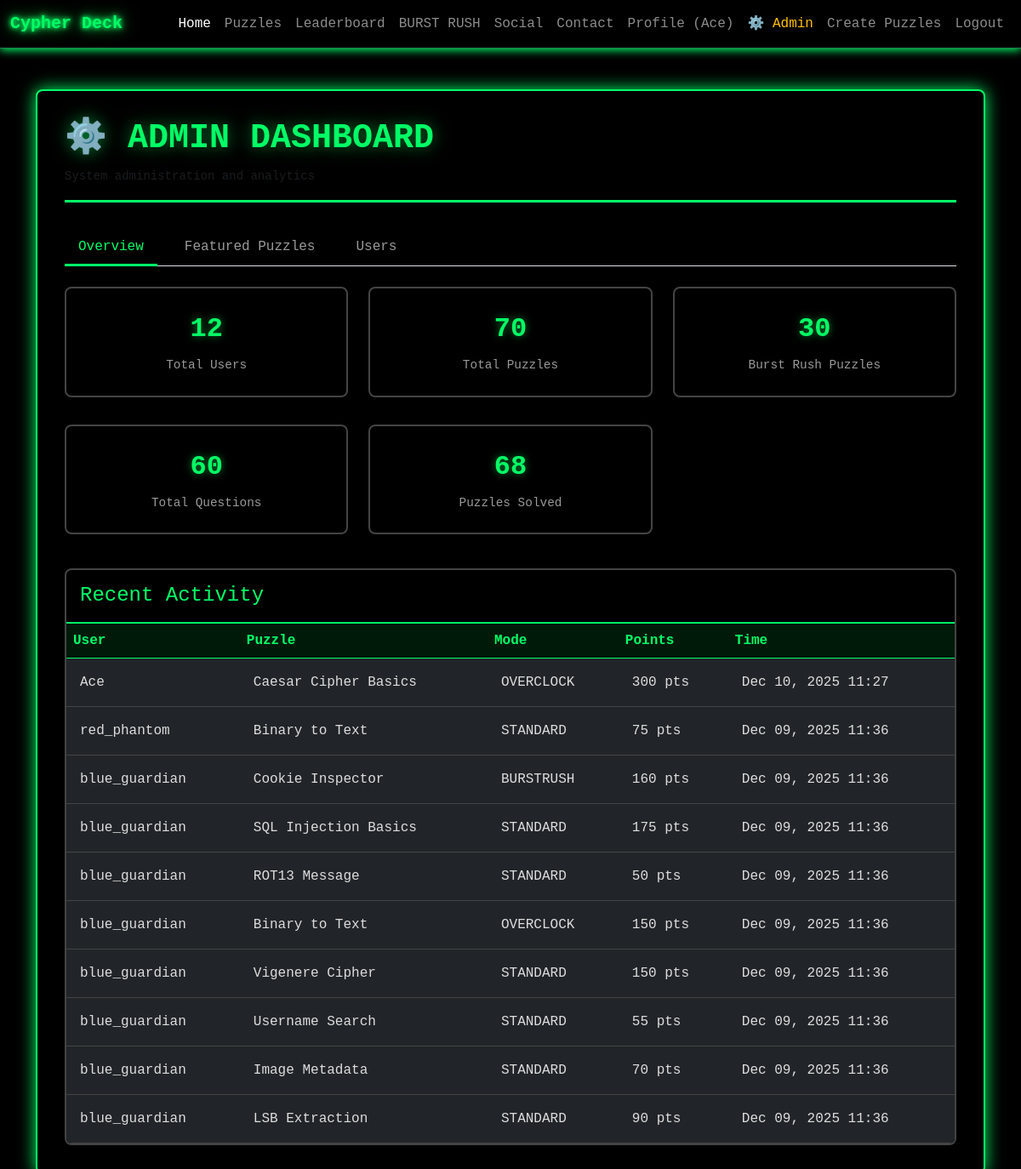
The app's page /cypherdeck-main1/pages/auth/admin.php (signed in) with its own data.
### tables this page shows
CREATE TABLE `SolvedPuzzles` (
  `id` int NOT NULL,
  `user_id` int UNSIGNED NOT NULL,
  `puzzle_id` int NOT NULL,
  `solved_at` timestamp NULL DEFAULT CURRENT_TIMESTAMP,
  `mode` enum('standard','overclock','burstrush') DEFAULT 'standard',
  `difficulty` varchar(20) DEFAULT NULL,
  `points_earned` int DEFAULT '0',
  `time_taken_seconds` int DEFAULT NULL,
  `attempts_used` int DEFAULT '1',
  `streak_count` int DEFAULT NULL,
  `questions_correct` int DEFAULT NULL,
  `total_questions_in_session` int DEFAULT NULL
);

CREATE TABLE `Users` (
  `id` int UNSIGNED NOT NULL,
  `username` varchar(50) NOT NULL,
  `email` varchar(100) NOT NULL,
  `password` varchar(255) NOT NULL,
  `role` varchar(5) NOT NULL
);

CREATE TABLE `PuzzleStore` (
  `id` int NOT NULL,
  `title` varchar(255) NOT NULL,
  `description` text,
  `category` varchar(100) NOT NULL,
  `difficulty` enum('Easy','Medium','Hard') NOT NULL,
  `created_by` int UNSIGNED NOT NULL,
  `created_at` timestamp NULL DEFAULT CURRENT_TIMESTAMP,
  `puzzle_type` enum('mini','full') DEFAULT 'full',
  `is_burstrush` tinyint(1) DEFAULT '0',
  `points_per_question` int DEFAULT NULL,
  `max_questions_per_session` int DEFAULT NULL,
  `time_limit_per_question` int DEFAULT NULL,
  `base_points` int DEFAULT '100',
  `rating` decimal(2,1) DEFAULT '0.0',
  `rating_count` int DEFAULT '0',
  `tags` varchar(255) DEFAULT '',
  `time_limit_base` int DEFAULT '300',
  `time_limit_turbo` int DEFAULT '240',
  `time_limit_hyper` int DEFAULT '180',
  `time_limit_thermal` int DEFAULT '120'
);

### cypherdeck-main1/pages/auth/admin.php (the view, shortened to what this page needs)
<?php
require_once("../php/process_db.php");
$currentTab = $_GET['tab'] ?? 'overview';
$overviewData = [];
$sql = "SELECT COUNT(*) as count FROM Users";
$result = $conn->query($sql);
$overviewData['total_users'] = $result->fetch_assoc()['count'];
$sql = "SELECT COUNT(*) as count FROM PuzzleStore";
$result = $conn->query($sql);
$overviewData['total_puzzles'] = $result->fetch_assoc()['count'];
$sql = "SELECT COUNT(*) as count FROM PuzzleStore WHERE is_burstrush = 1";
$result = $conn->query($sql);
$overviewData['burstrush_puzzles'] = $result->fetch_assoc()['count'];
$sql = "SELECT COUNT(*) as count FROM PuzzleQuestions";
$result = $conn->query($sql);
$overviewData['total_questions'] = $result->fetch_assoc()['count'];
$sql = "SELECT COUNT(*) as count FROM SolvedPuzzles";
$result = $conn->query($sql);
$overviewData['total_solved'] = $result->fetch_assoc()['count'];
$recentActivity = [];
$sql = "SELECT u.username, p.title, sp.solved_at, sp.mode, sp.points_earned
        FROM SolvedPuzzles sp
        JOIN Users u ON sp.user_id = u.id
        JOIN PuzzleStore p ON sp.puzzle_id = p.id
        ORDER BY sp.solved_at DESC LIMIT 10";
$result = $conn->query($sql);
while ($row = $result->fetch_assoc()) {
    $recentActivity[] = $row;
}
?>
<!DOCTYPE html>
<html lang="en">
<head>
    <link href="https://cdn.jsdelivr.net/npm/bootstrap@5.3.0/dist/css/bootstrap.min.css" rel="stylesheet">
    <link href="../../css/style.php" rel="stylesheet" type="text/css">
</head>
<body>
    <?php require_once("../templates/navbar.php"); ?>
    <main class="container mt-5">
        <div class="main-box mx-auto" style="max-width: 1200px;">
            <div class="admin-header">
                <h1>⚙️ ADMIN DASHBOARD</h1>
                <small class="text-muted">System administration and analytics</small>
            </div>
            <ul class="nav nav-tabs mb-4" role="tablist">
                <li class="nav-item">
                    <a class="nav-link <?php echo $currentTab === 'overview' ? 'active' : ''; ?>" href="?tab=overview">Overview</a>
                </li>
                <li class="nav-item">
                    <a class="nav-link <?php echo $currentTab === 'featured' ? 'active' : ''; ?>" href="?tab=featured">Featured Puzzles</a>
                </li>
                <li class="nav-item">
                    <a class="nav-link <?php echo $currentTab === 'users' ? 'active' : ''; ?>" href="?tab=users">Users</a>
                </li>
            </ul>
            <?php if ($currentTab === 'overview'): ?>
                <div class="row">
                    <div class="col-md-4">
                        <div class="stat-box">
                            <div class="stat-number"><?php echo $overviewData['total_users']; ?></div>
                            <div class="stat-label">Total Users</div>
                        </div>
                    </div>
                    <div class="col-md-4">
                        <div class="stat-box">
                            <div class="stat-number"><?php echo $overviewData['total_puzzles']; ?></div>
                            <div class="stat-label">Total Puzzles</div>
                        </div>
                    </div>
                    <div class="col-md-4">
                        <div class="stat-box">
                            <div class="stat-number"><?php echo $overviewData['burstrush_puzzles']; ?></div>
                            <div class="stat-label">Burst Rush Puzzles</div>
                        </div>
                    </div>
                </div>
                <div class="row mt-3">
                    <div class="col-md-4">
                        <div class="stat-box">
                            <div class="stat-number"><?php echo $overviewData['total_questions']; ?></div>
                            <div class="stat-label">Total Questions</div>
                        </div>
                    </div>
                    <div class="col-md-4">
                        <div class="stat-box">
                            <div class="stat-number"><?php echo $overviewData['total_solved']; ?></div>
                            <div class="stat-label">Puzzles Solved</div>
                        </div>
                    </div>
                </div>
                <div class="activity-table mt-4">
                    <h4 class="p-3 m-0" style="border-bottom: 2px solid #00ff66; color: #00ff66;">Recent Activity</h4>
                    <table class="table table-dark m-0">
                        <thead>
                            <tr>
                                <th>User</th>
                                <th>Puzzle</th>
                                <th>Mode</th>
                                <th>Points</th>
                                <th>Time</th>
                            </tr>
                        </thead>
                        <tbody>
                            <?php foreach ($recentActivity as $activity): ?>
                                <tr>
                                    <td><?php echo htmlspecialchars($activity['username']); ?></td>
                                    <td><?php echo htmlspecialchars($activity['title']); ?></td>
                                    <td><?php echo htmlspecialchars(strtoupper($activity['mode'])); ?></td>
                                    <td><?php echo number_format($activity['points_earned']); ?> pts</td>
                                    <td><?php echo date('M d, Y H:i', strtotime($activity['solved_at'])); ?></td>
                                </tr>
                            <?php endforeach; ?>
                        </tbody>
                    </table>
                </div>
            <?php endif; ?>
        </div>
    </main>
</body>
</html>

### cypherdeck-main1/pages/auth/admin.php (style rules this page uses)
.admin-header { border-bottom: 3px solid #00ff66; padding-bottom: 1rem; margin-bottom: 2rem; }
.admin-header h1 { color: #00ff66; text-shadow: 0 0 20px rgba(0, 255, 102, 0.5); font-weight: bold; }
.nav-tabs .nav-link { color: #999; border: none; border-bottom: 3px solid transparent; margin-right: 1rem; transition: all 0.3s ease; }
.nav-tabs .nav-link.active { color: #00ff66; border-bottom-color: #00ff66; background: none; }
.stat-box { background: rgba(0, 0, 0, 0.5); border: 2px solid #444; padding: 1.5rem; border-radius: 8px; text-align: center; margin-bottom: 1rem; transition: all 0.3s ease; }
.stat-number { font-size: 2rem; font-weight: bold; color: #00ff66; text-shadow: 0 0 10px rgba(0, 255, 102, 0.5); }
.stat-label { color: #999; margin-top: 0.5rem; font-size: 0.9rem; }
.activity-table { background: rgba(0, 0, 0, 0.5); border: 2px solid #444; border-radius: 8px; overflow: hidden; }
.activity-table table { margin: 0; }
.activity-table td { color: #ddd; border-color: #444; padding: 1rem; }
.activity-table thead th { background: rgba(0, 255, 102, 0.1); color: #00ff66; border-color: #00ff66; font-weight: bold; }

### records on screen
solvedpuzzles: user.username "Ace", puzzle.title "Caesar Cipher Basics", mode "OVERCLOCK", points_earned "300", solved_at "Dec 10, 2025 11:27"
solvedpuzzles: user.username "red_phantom", puzzle.title "Binary to Text", mode "STANDARD", points_earned "75", solved_at "Dec 09, 2025 11:36"
solvedpuzzles: user.username "blue_guardian", puzzle.title "Cookie Inspector", mode "BURSTRUSH", points_earned "160", solved_at "Dec 09, 2025 11:36"
solvedpuzzles: user.username "blue_guardian", puzzle.title "SQL Injection Basics", mode "STANDARD", points_earned "175", solved_at "Dec 09, 2025 11:36"
solvedpuzzles: user.username "blue_guardian", puzzle.title "ROT13 Message", mode "STANDARD", points_earned "50", solved_at "Dec 09, 2025 11:36"
solvedpuzzles: user.username "blue_guardian", puzzle.title "Binary to Text", mode "OVERCLOCK", points_earned "150", solved_at "Dec 09, 2025 11:36"
solvedpuzzles: user.username "blue_guardian", puzzle.title "Vigenere Cipher", mode "STANDARD", points_earned "150", solved_at "Dec 09, 2025 11:36"
solvedpuzzles: user.username "blue_guardian", puzzle.title "Username Search", mode "STANDARD", points_earned "55", solved_at "Dec 09, 2025 11:36"
solvedpuzzles: user.username "blue_guardian", puzzle.title "Image Metadata", mode "STANDARD", points_earned "70", solved_at "Dec 09, 2025 11:36"
solvedpuzzles: user.username "blue_guardian", puzzle.title "LSB Extraction", mode "STANDARD", points_earned "90", solved_at "Dec 09, 2025 11:36"

### other values on screen
$_SESSION['username'] "Ace"
$overviewData['total_users'] "12"
$overviewData['total_puzzles'] "70"
$overviewData['burstrush_puzzles'] "30"
$overviewData['total_questions'] "60"
$overviewData['total_solved'] "68"
